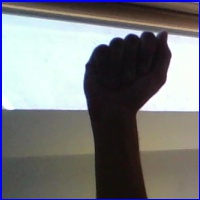
#> input picture images/asl_alphabet_test/A_test.jpg, 200 x 200 px; its folder holds only this picture in this run
$ jupyter execute --allow-errors eda.ipynb
#> lines starting #> are read from the running program, lines starting #| are printed output that depends on the picture; after the words box and inside, x2 and y2 are one past the last pixel; in counts of white or black regions, pixels touching at a corner belong together
[cell 1]
import os
import cv2 as cv
import numpy as np
from matplotlib import pyplot as plt
import pandas as pd
from PIL import Image, ImageStat, ImageEnhance

[cell 2]
# read image paths into lists
# can iterate over lists to open images later

def read_img_dataset_paths(data_dir = 'images/asl_alphabet_train/'):
    img_paths = []

    for (dirpath, dirnames, filenames) in os.walk(data_dir):
        dirnames.sort()
        img_paths.extend([os.path.join(dirpath, f) for f in sorted(filenames)])

    return img_paths

[cell 3]
train = read_img_dataset_paths('images/original/asl_alphabet_train/')
test = read_img_dataset_paths('images/original/asl_alphabet_test/')
print(f'Train dataset len: {len(train)} = \n\t{train[:5]}...')
print(f'Test dataset len: {len(test)} = \n\t{test[:5]}...')

[cell 4]
from PIL import Image
import glob

import matplotlib.pyplot as plt

_, axs = plt.subplots(4, 7, figsize=(20, 14))
axs = axs.flatten()
train_samples = []
classes = []
for i, img in enumerate(train):
    if i % 3000 == 3:
        classes.append(img.split('/')[-2])
        train_samples.append(img)

print(classes)

for img, ax, c in zip(train_samples, axs, classes):
    image = Image.open(img)
    ax.imshow(image)
    ax.set_xlabel(c)
plt.show()

[cell 5]
def downsample_imgs(train_img_paths):
    for i, path in enumerate(train_img_paths):
        image = Image.open(path)
        if i % 30 == 0:
            og_path = path.split('/')
            new_dir = f"images/sampled/asl_alphabet_train/{og_path[-2]}"
            os.makedirs(new_dir, exist_ok=True)
            enhancer = ImageEnhance.Sharpness(image)
            image = enhancer.enhance(4)

            # Improve contrast
            enhancer = ImageEnhance.Contrast(image)
            image = enhancer.enhance(2)

            image = image.convert('L')

            image.save(f"{new_dir}/{og_path[-1]}")
            image.close()

downsample_imgs(train)

[cell 6]
def grayscale_imgs(img_paths):
    for i, path in enumerate(img_paths):
        image = Image.open(path)
#> image is the input picture: PIL image 200x200 RGB; mean R, G, B 120.8, 121.8, 123.9

        og_path = path.split('/')
        new_dir = f"images/sampled/asl_alphabet_test/"
        os.makedirs(new_dir, exist_ok=True)
        enhancer = ImageEnhance.Sharpness(image)
        image = enhancer.enhance(4)
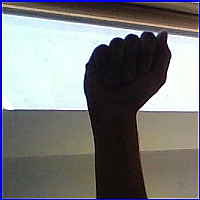
#> image: PIL image 200x200 RGB; mean R, G, B 121.4, 122.1, 122.9

        # Improve contrast
        enhancer = ImageEnhance.Contrast(image)
        image = enhancer.enhance(2)
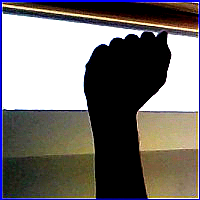
#> image: PIL image 200x200 RGB; mean R, G, B 116.7, 112.4, 109.3

        image = image.convert('L')
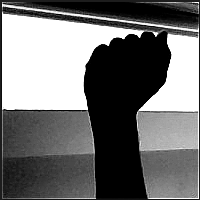
#> image: PIL image 200x200 L; min 0, max 255, mean 113.3

        image.save(f"{new_dir}/{og_path[-1]}")
        image.close()

grayscale_imgs(test)

[cell 7]
def preproc_imgs(train_img_paths, thresh_method=cv.ADAPTIVE_THRESH_GAUSSIAN_C):
    for i, path in enumerate(train_img_paths):
        if i % 30 == 0:
            image = cv.imread(path, cv.IMREAD_GRAYSCALE)
            image = cv.medianBlur(image,5)
            th = cv.adaptiveThreshold(image,255,thresh_method,\
                cv.THRESH_BINARY,11,2)

            og_path = path.split('/')
            new_dir = f"images/thresholded/asl_alphabet_train/{og_path[-2]}"
            os.makedirs(new_dir, exist_ok=True)

            cv.imwrite(f"{new_dir}/{og_path[-1]}", th)

preproc_imgs(train)

[cell 8]
def preproc_imgs_test(img_paths, thresh_method=cv.ADAPTIVE_THRESH_GAUSSIAN_C):
#> called with thresh_method = 1
    for i, path in enumerate(img_paths):
        og_path = path.split('/')
        new_dir = f"images/thresholded/asl_alphabet_test/"
        os.makedirs(new_dir, exist_ok=True)

        image = cv.imread(path, cv.IMREAD_GRAYSCALE)
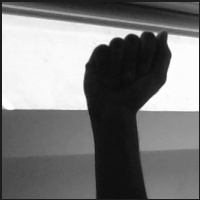
#> image: shape (200, 200); min 11, max 255, mean 121.8
        image = cv.medianBlur(image,5)
        th = cv.adaptiveThreshold(image,255,thresh_method,\
                cv.THRESH_BINARY,11,2)
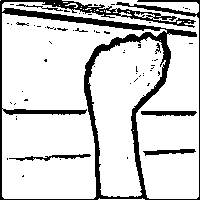
#> th: shape (200, 200); 82.9% white; 62 black regions (55 under 20 px), largest, box (x1, y1, x2, y2) and area: (0, 0, 200, 200) 5842, (141, 111, 197, 116) 244, (9, 154, 91, 161) 216

        cv.imwrite(f"{new_dir}/{og_path[-1]}", th)

preproc_imgs_test(test)

$ run again, on images/asl_alphabet_test/E_test.jpg
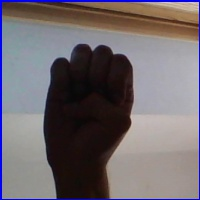
#> input picture images/asl_alphabet_test/E_test.jpg, 200 x 200 px
#> in grayscale_imgs, image is the input picture: PIL image 200x200 RGB; mean R, G, B 112.8, 105.5, 110.4
#> in grayscale_imgs, `image = image.convert('L')`:
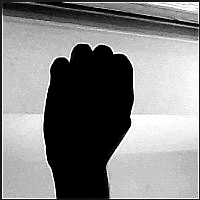
#> image: PIL image 200x200 L; min 0, max 255, mean 130.6
#> in preproc_imgs_test, `th = cv.adaptiveThreshold(image,255,thresh_method,\ cv.THRESH_BINARY,1..`:
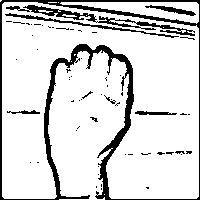
#> th: shape (200, 200); 85.3% white; 60 black regions (51 under 20 px), largest, box (x1, y1, x2, y2) and area: (0, 0, 200, 200) 3957, (6, 5, 195, 36) 857, (5, 13, 179, 38) 381

$ run again, on images/asl_alphabet_test/F_test.jpg
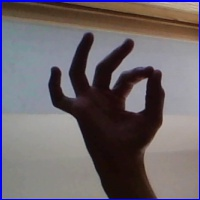
#> input picture images/asl_alphabet_test/F_test.jpg, 200 x 200 px
#> in grayscale_imgs, image is the input picture: PIL image 200x200 RGB; mean R, G, B 108.5, 100.8, 106
#> in grayscale_imgs, `image = image.convert('L')`:
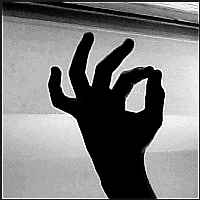
#> image: PIL image 200x200 L; min 0, max 255, mean 122.8
#> in preproc_imgs_test, `th = cv.adaptiveThreshold(image,255,thresh_method,\ cv.THRESH_BINARY,1..`:
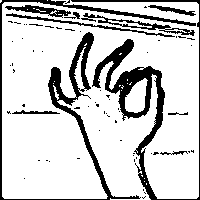
#> th: shape (200, 200); 80.8% white; 67 black regions (57 under 20 px), largest, box (x1, y1, x2, y2) and area: (71, 0, 200, 200) 3024, (0, 0, 196, 200) 2842, (81, 13, 195, 36) 461

$ run again, on images/asl_alphabet_test/G_test.jpg
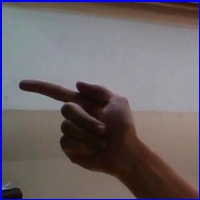
#> input picture images/asl_alphabet_test/G_test.jpg, 200 x 200 px
#> in grayscale_imgs, image is the input picture: PIL image 200x200 RGB; mean R, G, B 109.1, 101, 105.4
#> in grayscale_imgs, `image = image.convert('L')`:
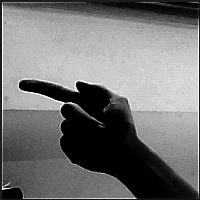
#> image: PIL image 200x200 L; min 0, max 255, mean 116.7
#> in preproc_imgs_test, `th = cv.adaptiveThreshold(image,255,thresh_method,\ cv.THRESH_BINARY,1..`:
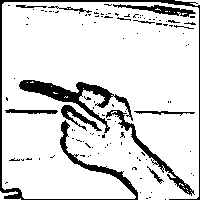
#> th: shape (200, 200); 85.8% white; 115 black regions (101 under 20 px), largest, box (x1, y1, x2, y2) and area: (0, 0, 200, 200) 1989, (19, 80, 133, 133) 1357, (106, 110, 195, 196) 685
